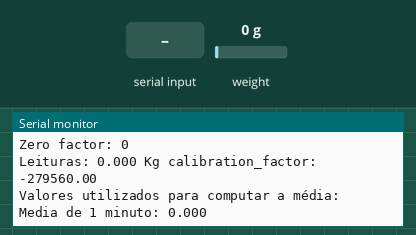
Bench run of a sketch on a simulated Arduino Uno, built with avr-gcc and run on an emulated ATmega328P. On the bench: the last lines printed to the serial monitor. The test bench sets the inputs (shaded band); at power-on: weight on the scale 0 g.

Above: at 3.8 s.
3.9 s: weight on the scale set to 100 g
At 4.4 s:
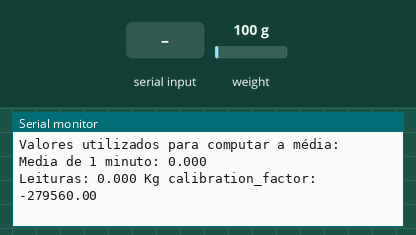
5.4 s: "+" received over Serial
At 6.8 s:
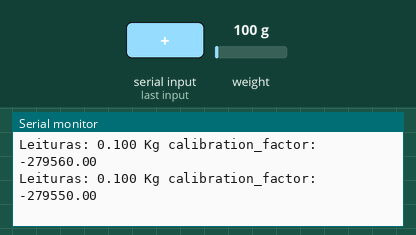
6.9 s: "a" received over Serial
At 8.0 s:
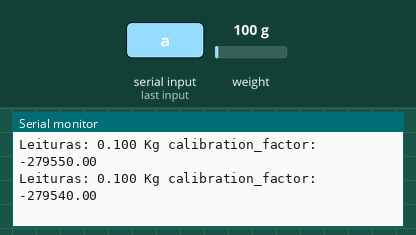
8.4 s: weight on the scale set to 1250 g
At 9.2 s:
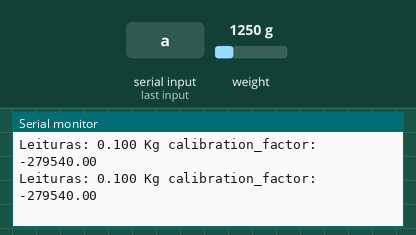
Timing chart, 0 to 10.9 s (numbered marks = the images above; inputs shaded):
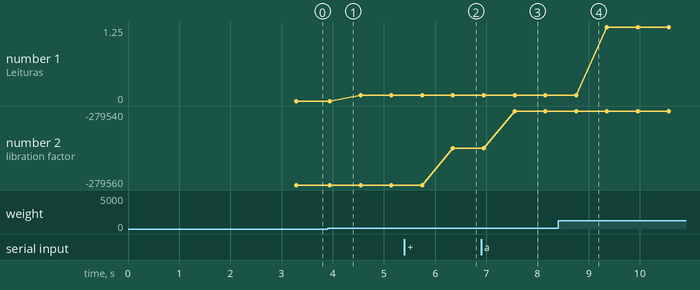

The sketch:

ScalaBalancaREV6.ino
```cpp
#include "HX711.h"
#include <SoftwareSerial.h>

#define DOUT  A0
#define CLK  A1

#define QTDE_TEMPO 5000
#define QTDE_TEMPO_CICLO 60000
#define PESO_MINIMO 0.01
#define PESOS_SIZE 20
#define PORCENTO_CORTE 0.8

HX711 scale;

unsigned long contaTempo = 0;
unsigned long contaTempoCiclo = 0;
float units = 0.0;
int contaPesos = 0;
float pesos[PESOS_SIZE];
float muitoDiferenteValor = 0.0; // variável de referencia do cálculo dos 80%

float calibration_factor = -279560.00; //-7050 trabalhei para minha configuração de escala máxima de 440lb

void reiniciaPesos() {
  for (int i = 0; i < PESOS_SIZE; i++) {
    pesos[i] = 0.0;
  }
}

SoftwareSerial swSerial(10, 11); // RX, TX

void setup() {
  Serial.begin(9600);
  Serial.println("Esboço de calibração HX711");
  Serial.println("Remova todo o peso da escala");
  Serial.println("Após as leituras começarem, coloque o peso conhecido em escala");
  Serial.println("Pressione + ou a para aumentar o fator de calibração");
  Serial.println("Pressione - ou z para diminuir o fator de calibração");

  scale.begin(DOUT, CLK);
  scale.set_scale();
  scale.tare(); //Repor a escala para 0
  delay (500);

  long zero_factor = scale.read_average(); //Obter uma leitura de linha de base
  Serial.print("Zero factor: "); //Isso pode ser usado para eliminar a necessidade de tarar a balança. Útil em projetos de escala permanente.
  Serial.println(zero_factor);

  reiniciaPesos();
}

void loop() {

  scale.set_scale(calibration_factor); //Ajuste para este fator de calibração
  units = scale.get_units();
  delay (500);

  Serial.print("Leituras: ");
  Serial.print(units, 3);
  Serial.print(" Kg"); //Altere isso para kg e reajuste o fator de calibração se você seguir as unidades
  Serial.print(" calibration_factor: ");
  Serial.print(calibration_factor);
  Serial.println();

  if(Serial.available())
  {
    char temp = Serial.read();
    if(temp == '+' || temp == 'a')
      calibration_factor += 10;
    else if(temp == '-' || temp == 'z')
      calibration_factor -= 10;
  }

  // Registra os pesos a cada 5 segundos
  if (contaTempo < millis()) {
    if (units > PESO_MINIMO) {
      // se peso for maior que peso mínimo, então registra
      if (contaPesos < PESOS_SIZE - 1) {
        pesos[contaPesos++] = units;
      } else Serial.print("Estouro de array!");
    }
    contaTempo = millis() + QTDE_TEMPO;
  }

  // Executa a média a cada minuto
  if (contaTempoCiclo < millis()) {

    // desconsiderando o menor valor
    float menorValor = 9999.0;
    int idxMenorValor = -1;
    for (int i = 0; i < PESOS_SIZE; i++) {
      if (pesos[i] < menorValor) {
        menorValor = pesos[i];
        idxMenorValor = i;
      }
    }

    // desconsiderando o maior valor
    float maiorValor = 0.0;
    int idxMaiorValor = -1;
    for (int i = 0; i < PESOS_SIZE; i++) {
      if (pesos[i] > maiorValor) {
        maiorValor = pesos[i];
        idxMaiorValor = i;
      }
    }

    // descartando valores maiores que 80% que o valor de referencia
    int idxMuitoDiferenteValor[PESOS_SIZE];
    int contaMuitoDiferenteValor = 0;
    memset(idxMuitoDiferenteValor, -1, PESOS_SIZE);
    for (int i = 0; i < PESOS_SIZE; i++) {
      if (muitoDiferenteValor == 0.0 && i != menorValor && i != maiorValor && pesos[i] > PESO_MINIMO) {
         muitoDiferenteValor = pesos[i];
      }
      else if ((muitoDiferenteValor * (1 + PORCENTO_CORTE)) < pesos[i]) {
        if (contaMuitoDiferenteValor < (PESOS_SIZE - 1)) {
          idxMuitoDiferenteValor[contaMuitoDiferenteValor++] = i;
        }
      }
    }

    // Computando a media
    float soma = 0.0;
    int qtde = 0;
    for (int i = 0; i < PESOS_SIZE; i++) {

      // Verificando por valores muito diferentes
      bool mustContinue = false;
      for (int j = 0; j < contaMuitoDiferenteValor; j++) {
        if (idxMuitoDiferenteValor[j] == i) {
          mustContinue = true;
          break;
        }
      }
      if (mustContinue) continue;

      if (i != menorValor && i != maiorValor && pesos[i] > PESO_MINIMO) {
         soma += pesos[i];
         qtde++;
      }
    }

    // valores usados para computar a média
    Serial.print("Valores utilizados para computar a média: ");
    for (int i = 0; i < PESOS_SIZE; i++) {
      if (i != menorValor && i != maiorValor && pesos[i] > PESO_MINIMO) {
         Serial.print(pesos[i], 3);
         Serial.print(", ");
      }
    }
    Serial.println();

    // Media final
    float media = 0.0;

    if (qtde > 0) {
      media = (float)(soma / qtde);
    }

    Serial.print("Media de 1 minuto: ");
    Serial.println(media, 3);

    // Envia para o ESP07
    swSerial.println(media, 3);

    contaPesos = 0;
    reiniciaPesos();
    contaTempoCiclo = millis() + QTDE_TEMPO_CICLO;
    contaTempo = millis() + QTDE_TEMPO;
  }
}
```

Measured:
- after the input at 5.4 s, the serial monitor: prints a new line after 0.95 s (image 2)
- after the input at 6.9 s, the serial monitor: prints a new line after 0.65 s (image 3)
- plotted number 1: 0 → 0.1 after the input at 3.9 s, 0.1 → 1.25 after the input at 8.4 s
- plotted number 2: -279560 → -279550 after the input at 5.4 s, -279550 → -279540 after the input at 6.9 s
